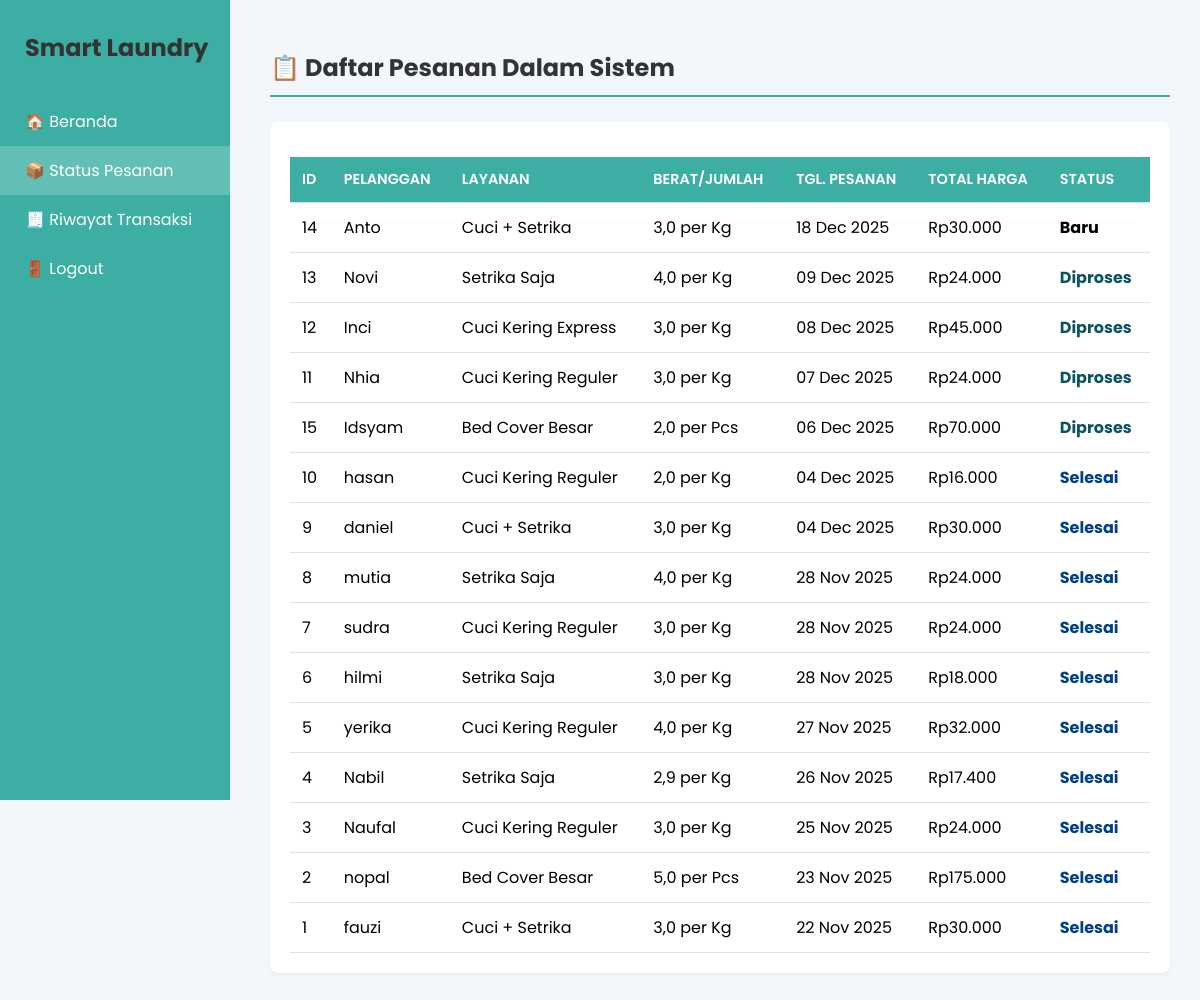
Screenshot of /status_pesanan.php (signed in) with the database file from the repository.
### tables this page shows
CREATE TABLE `pesanan` (
  `order_id` int(11) NOT NULL,
  `nama_pelanggan` varchar(100) NOT NULL,
  `tanggal_pesanan` datetime NOT NULL,
  `jenis_layanan` varchar(100) DEFAULT NULL,
  `berat_kg` decimal(5,2) DEFAULT NULL,
  `total_harga` int(11) NOT NULL,
  `status_pesanan` enum('Baru','Diproses','Dikirim','Selesai') NOT NULL DEFAULT 'Baru',
  `pelanggan_id` int(11) DEFAULT NULL
);

### status_pesanan.php (the view, shortened to what this page needs)
<?php
include 'koneksi.php';
$user_role = $_SESSION['role'];
$is_admin_or_kasir = ($user_role === 'admin' || $user_role === 'kasir');
$daftar_layanan = [
    ['id' => 1, 'nama' => 'Cuci Kering Reguler', 'harga' => 8000, 'satuan' => 'per Kg', 'estimasi' => '48 Jam'],
    ['id' => 2, 'nama' => 'Cuci + Setrika', 'harga' => 10000, 'satuan' => 'per Kg', 'estimasi' => '48 Jam'],
    ['id' => 3, 'nama' => 'Cuci Kering Express', 'harga' => 15000, 'satuan' => 'per Kg', 'estimasi' => '6 Jam'],
    ['id' => 4, 'nama' => 'Setrika Saja', 'harga' => 6000, 'satuan' => 'per Kg', 'estimasi' => '24 Jam'],
    ['id' => 5, 'nama' => 'Bed Cover Besar', 'harga' => 35000, 'satuan' => 'per Pcs', 'estimasi' => '72 Jam'],
    ['id' => 6, 'nama' => 'Gordyn Tebal', 'harga' => 45000, 'satuan' => 'per Pcs', 'estimasi' => '72 Jam'],
];
$conn = new mysqli($host, $user, $pass, $db);
$sql_all_orders = "SELECT `order_id`, `nama_pelanggan`, `tanggal_pesanan`, `jenis_layanan`, `berat_kg`, `total_harga`, `status_pesanan` FROM pesanan ORDER BY tanggal_pesanan DESC";
$all_orders_result = $conn->query($sql_all_orders);
?>
<!DOCTYPE html>
<html lang="id">
<head>
    <link rel="stylesheet" href="https://cdnjs.cloudflare.com/ajax/libs/font-awesome/5.15.4/css/all.min.css">
</head>
<body>
    <div class="sidebar">
        <h2>Smart Laundry</h2>
        <a href="<?php echo $is_admin_or_kasir ? 'dashboard_kasir.php' : 'dashboard_pelanggan.php'; ?>">🏠 Beranda</a>
        <a href="status_pesanan.php" class="active">📦 Status Pesanan</a>
        <a href="riwayat_transaksi.php">🧾 Riwayat Transaksi</a>
        <a href="logout.php">🚪 Logout</a>
    </div>
    <div class="main-content">
        <h2>📋 Daftar Pesanan Dalam Sistem</h2>
        <div class="data-table-container">
            <?php if ($all_orders_result && $all_orders_result->num_rows > 0): ?>
                <table class="data-table">
                    <thead>
                        <tr>
                            <th>ID</th>
                            <th>Pelanggan</th>
                            <th>Layanan</th>
                            <th>Berat/Jumlah</th>
                            <th>Tgl. Pesanan</th>
                            <th>Total Harga</th>
                            <th>Status</th>
                        </tr>
                    </thead>
                    <tbody>
                        <?php while($row = $all_orders_result->fetch_assoc()):
                            $status = strtolower($row['status_pesanan']);
                            $class_text = '';
                            switch ($status) {
                                case 'diproses': $class_text = 'status-diproses-text'; break;
                                case 'selesai': $class_text = 'status-selesai-text'; break;
                                default: $class_text = '';
                            }
                            $satuan_display_list = 'Kg';
                            $layanan_info_list = array_filter($daftar_layanan, fn($l) => $l['nama'] === $row['jenis_layanan']);
                            if (!empty($layanan_info_list)) {
                                $satuan_display_list = array_values($layanan_info_list)[0]['satuan'];
                            }
                        ?>
                            <tr>
                                <td><?= htmlspecialchars($row['order_id']); ?></td>
                                <td><?= htmlspecialchars($row['nama_pelanggan']); ?></td>
                                <td><?= htmlspecialchars($row['jenis_layanan'] ?? '-'); ?></td>
                                <td><?= htmlspecialchars(number_format($row['berat_kg'], 1, ',', '.')); ?> <?= htmlspecialchars($satuan_display_list); ?></td>
                                <td><?php
                                    $tgl_pesanan_list = $row['tanggal_pesanan'];
                                    if ($tgl_pesanan_list && $tgl_pesanan_list !== '0000-00-00 00:00:00') {
                                        echo htmlspecialchars(date('d M Y', strtotime($tgl_pesanan_list)));
                                    } else {
                                        echo "-";
                                    }
                                    ?></td>
                                <td>Rp<?= number_format($row['total_harga'], 0, ',', '.'); ?></td>
                                <td><span class="<?= $class_text; ?>" style="font-weight: bold;"><?= htmlspecialchars($row['status_pesanan']); ?></span></td>
                            </tr>
                        <?php endwhile; ?>
                    </tbody>
                </table>
            <?php else: ?>
                <p>Belum ada data pesanan yang tercatat dalam sistem.</p>
            <?php endif; ?>
        </div>
    </div>
</body>
</html>

### status_pesanan.php (style rules this page uses)
:root { --primary-color: #3caea3; --secondary-color: #1f3936; }
body { margin:0; font-family:'Poppins', sans-serif; background:#f3f7fb; }
.sidebar { width: 230px; background: var(--primary-color); color: white; height: 100vh; position: fixed; padding-top: 30px; box-sizing: border-box; }
.sidebar h2 { margin: 0 0 20px 25px; }
.sidebar a { display: block; padding: 12px 25px; color: white; text-decoration: none; transition: background 0.3s; }
.sidebar a:hover, .sidebar a.active { background: rgba(255,255,255,0.2); }
.main-content { margin-left: 240px; padding: 30px; }
h2 { border-bottom: 2px solid var(--primary-color); padding-bottom: 10px; margin-bottom: 25px; color: #333; }
.data-table-container { padding: 20px; background: white; border-radius: 8px; box-shadow: 0 2px 4px rgba(0,0,0,0.05); margin-bottom: 30px; }
.data-table { width: 100%; border-collapse: collapse; margin-top: 15px; }
.data-table th, .data-table td { padding: 12px; text-align: left; border-bottom: 1px solid #dee2e6; }
.data-table th { background-color: var(--primary-color); color: white; font-size: 0.9em; text-transform: uppercase; font-weight: 600; }
.status-diproses-text { color: #0c5460; }
.status-selesai-text { color: #004085; }

### rows the page displays
pesanan: order_id "14", nama_pelanggan "Anto", jenis_layanan "Cuci + Setrika", berat_kg "3,0", jenis_layanan "per Kg", tanggal_pesanan "18 Dec 2025", total_harga "30.000", status_pesanan "Baru"
pesanan: order_id "13", nama_pelanggan "Novi", jenis_layanan "Setrika Saja", berat_kg "4,0", jenis_layanan "per Kg", tanggal_pesanan "09 Dec 2025", total_harga "24.000", status_pesanan "Diproses"
pesanan: order_id "12", nama_pelanggan "Inci", jenis_layanan "Cuci Kering Express", berat_kg "3,0", jenis_layanan "per Kg", tanggal_pesanan "08 Dec 2025", total_harga "45.000", status_pesanan "Diproses"
pesanan: order_id "11", nama_pelanggan "Nhia", jenis_layanan "Cuci Kering Reguler", berat_kg "3,0", jenis_layanan "per Kg", tanggal_pesanan "07 Dec 2025", total_harga "24.000", status_pesanan "Diproses"
pesanan: order_id "15", nama_pelanggan "Idsyam", jenis_layanan "Bed Cover Besar", berat_kg "2,0", jenis_layanan "per Pcs", tanggal_pesanan "06 Dec 2025", total_harga "70.000", status_pesanan "Diproses"
pesanan: order_id "10", nama_pelanggan "hasan", jenis_layanan "Cuci Kering Reguler", berat_kg "2,0", jenis_layanan "per Kg", tanggal_pesanan "04 Dec 2025", total_harga "16.000", status_pesanan "Selesai"
pesanan: order_id "9", nama_pelanggan "daniel", jenis_layanan "Cuci + Setrika", berat_kg "3,0", jenis_layanan "per Kg", tanggal_pesanan "04 Dec 2025", total_harga "30.000", status_pesanan "Selesai"
pesanan: order_id "8", nama_pelanggan "mutia", jenis_layanan "Setrika Saja", berat_kg "4,0", jenis_layanan "per Kg", tanggal_pesanan "28 Nov 2025", total_harga "24.000", status_pesanan "Selesai"
pesanan: order_id "7", nama_pelanggan "sudra", jenis_layanan "Cuci Kering Reguler", berat_kg "3,0", jenis_layanan "per Kg", tanggal_pesanan "28 Nov 2025", total_harga "24.000", status_pesanan "Selesai"
pesanan: order_id "6", nama_pelanggan "hilmi", jenis_layanan "Setrika Saja", berat_kg "3,0", jenis_layanan "per Kg", tanggal_pesanan "28 Nov 2025", total_harga "18.000", status_pesanan "Selesai"
pesanan: order_id "5", nama_pelanggan "yerika", jenis_layanan "Cuci Kering Reguler", berat_kg "4,0", jenis_layanan "per Kg", tanggal_pesanan "27 Nov 2025", total_harga "32.000", status_pesanan "Selesai"
pesanan: order_id "4", nama_pelanggan "Nabil", jenis_layanan "Setrika Saja", berat_kg "2,9", jenis_layanan "per Kg", tanggal_pesanan "26 Nov 2025", total_harga "17.400", status_pesanan "Selesai"
pesanan: order_id "3", nama_pelanggan "Naufal", jenis_layanan "Cuci Kering Reguler", berat_kg "3,0", satuan_display_list "per Kg", tanggal_pesanan "25 Nov 2025", total_harga "24.000", status_pesanan "Selesai"
pesanan: order_id "2", nama_pelanggan "nopal", jenis_layanan "Bed Cover Besar", berat_kg "5,0", satuan_display_list "per Pcs", tanggal_pesanan "23 Nov 2025", total_harga "175.000", status_pesanan "Selesai"
pesanan: order_id "1", nama_pelanggan "fauzi", jenis_layanan "Cuci + Setrika", berat_kg "3,0", satuan_display_list "per Kg", tanggal_pesanan "22 Nov 2025", total_harga "30.000", status_pesanan "Selesai"
